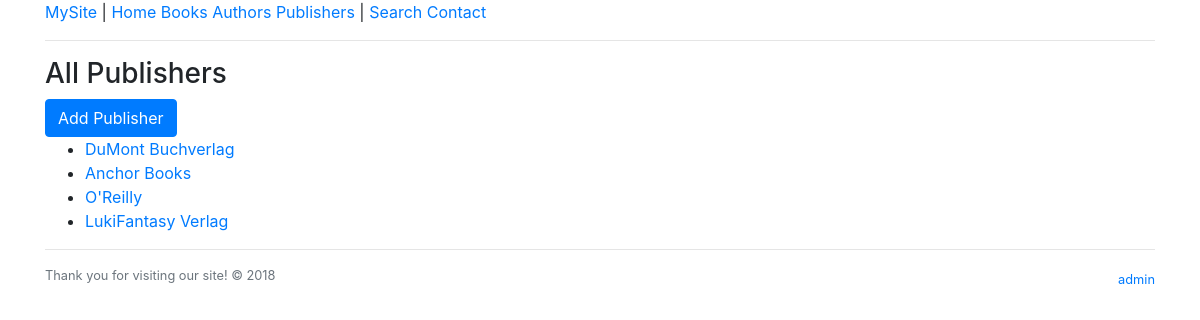
The page /books/publisher on the database as committed earlier.
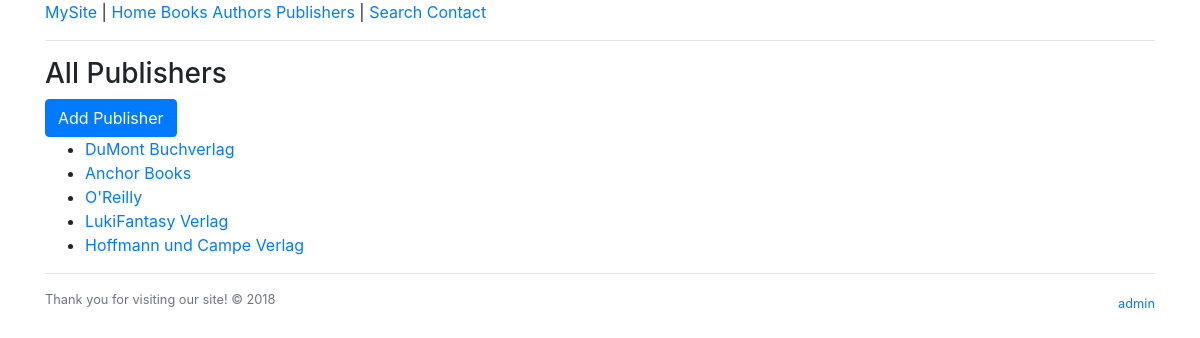
The same page on the database as committed later.
### books/models.py (models this page shows, shortened)
class Publisher(models.Model):
    name = models.CharField(max_length=30)
    address = models.CharField(max_length=50)
    city = models.CharField(max_length=60)
    state_province = models.CharField(max_length=30)
    country = models.CharField(max_length=50)
    website = models.URLField()

### books/views.py (the view)
# urls.py: path("publisher", views.list_publishers, name="publisher_list"),
def list_publishers(request):
    publishers = Publisher.objects.all()
    return render(request, "books/list_publishers.html", {
        "publishers": publishers
    })

### templates/books/list_publishers.html (shortened to what this page needs)
{% extends "books/base.html" %}
{% block content %}
  <h3>All Publishers</h3>
  <a class="btn btn-primary" role="button" href="{% url 'books:add_publisher' %}">Add Publisher</a>
  <ul>
  {% for publisher in publishers %}
    <li><a href="{% url 'books:publisher_details' publisher.id %}">{{ publisher.name }}</a></li>
  {% endfor %}
  </ul>
{% endblock %}

Rows that differ between the two databases and show on the page:
added Publisher: name "Hoffmann und Campe Verlag"
